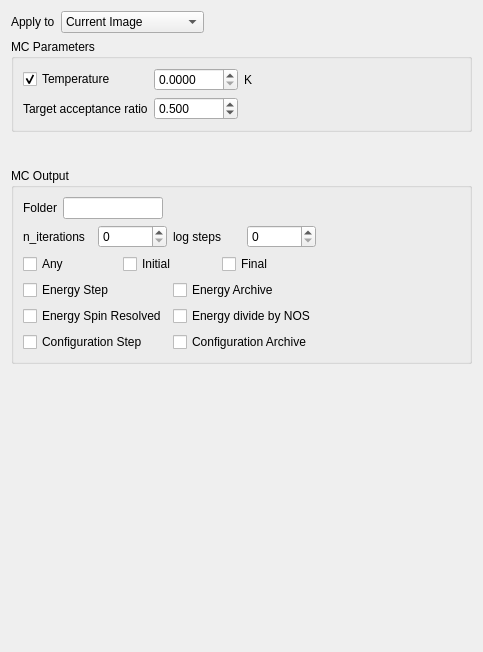
         <widget class="QWidget" name="page_4">
          <property name="geometry">
           <rect>
            <x>0</x>
            <y>0</y>
            <width>483</width>
            <height>652</height>
           </rect>
          </property>
          <property name="sizePolicy">
           <sizepolicy hsizetype="Preferred" vsizetype="Preferred">
            <horstretch>0</horstretch>
            <verstretch>0</verstretch>
           </sizepolicy>
          </property>
          <property name="minimumSize">
           <size>
            <width>0</width>
            <height>0</height>
           </size>
          </property>
          <attribute name="label">
           <string>MC</string>
          </attribute>
          <layout class="QGridLayout" name="gridLayout_3">
           <item row="13" column="0">
            <widget class="QGroupBox" name="groupBox_18">
             <property name="minimumSize">
              <size>
               <width>0</width>
               <height>0</height>
              </size>
             </property>
             <property name="title">
              <string>MC Output</string>
             </property>
             <layout class="QGridLayout" name="gridLayout_94">
              <item row="2" column="4">
               <spacer name="horizontalSpacer_51">
                <property name="orientation">
                 <enum>Qt::Horizontal</enum>
                </property>
                <property name="sizeHint" stdset="0">
                 <size>
                  <width>40</width>
                  <height>20</height>
                 </size>
                </property>
               </spacer>
              </item>
              <item row="3" column="0">
               <layout class="QGridLayout" name="gridLayout_102">
                <item row="0" column="0">
                 <widget class="QCheckBox" name="checkBox_mc_output_energy_step">
                  <property name="text">
                   <string>Energy Step</string>
                  </property>
                 </widget>
                </item>
                <item row="0" column="1">
                 <widget class="QCheckBox" name="checkBox_mc_output_energy_archive">
                  <property name="text">
                   <string>Energy Archive</string>
                  </property>
                 </widget>
                </item>
                <item row="1" column="0">
                 <widget class="QCheckBox" name="checkBox_mc_output_energy_spin_resolved">
                  <property name="text">
                   <string>Energy Spin Resolved</string>
                  </property>
                 </widget>
                </item>
                <item row="2" column="0">
                 <widget class="QCheckBox" name="checkBox_mc_output_configuration_step">
                  <property name="text">
                   <string>Configuration Step</string>
                  </property>
                 </widget>
                </item>
                <item row="1" column="1">
                 <widget class="QCheckBox" name="checkBox_mc_output_energy_divide">
                  <property name="text">
                   <string>Energy divide by NOS</string>
                  </property>
                 </widget>
                </item>
                <item row="2" column="1">
                 <widget class="QCheckBox" name="checkBox_mc_output_configuration_archive">
                  <property name="text">
                   <string>Configuration Archive</string>
                  </property>
                 </widget>
                </item>
               </layout>
              </item>
              <item row="1" column="0">
               <layout class="QGridLayout" name="gridLayout_59">
                <item row="0" column="0">
                 <widget class="QLabel" name="label_60">
                  <property name="text">
                   <string>n_iterations</string>
                  </property>
                 </widget>
                </item>
                <item row="0" column="1">
                 <widget class="QSpinBox" name="spinBox_mc_n_iterations">
                  <property name="maximum">
                   <number>999999999</number>
                  </property>
                 </widget>
                </item>
                <item row="0" column="3">
                 <widget class="QSpinBox" name="spinBox_mc_log_steps">
                  <property name="maximum">
                   <number>999999999</number>
                  </property>
                 </widget>
                </item>
                <item row="0" column="2">
                 <widget class="QLabel" name="label_48">
                  <property name="text">
                   <string>log steps</string>
                  </property>
                 </widget>
                </item>
               </layout>
              </item>
              <item row="2" column="0">
               <layout class="QGridLayout" name="gridLayout_101">
                <item row="0" column="1">
                 <widget class="QCheckBox" name="checkBox_mc_output_initial">
                  <property name="text">
                   <string>Initial</string>
                  </property>
                 </widget>
                </item>
                <item row="0" column="2">
                 <widget class="QCheckBox" name="checkBox_mc_output_final">
                  <property name="text">
                   <string>Final</string>
                  </property>
                 </widget>
                </item>
                <item row="0" column="0">
                 <widget class="QCheckBox" name="checkBox_mc_output_any">
                  <property name="text">
                   <string>Any</string>
                  </property>
                 </widget>
                </item>
               </layout>
              </item>
              <item row="0" column="0">
               <layout class="QGridLayout" name="gridLayout_181">
                <item row="0" column="0">
                 <widget class="QLabel" name="label_12">
                  <property name="text">
                   <string>Folder</string>
                  </property>
                 </widget>
                </item>
                <item row="0" column="1">
                 <widget class="QLineEdit" name="lineEdit_mc_output_folder">
                  <property name="maximumSize">
                   <size>
                    <width>100</width>
                    <height>16777215</height>
                   </size>
                  </property>
                 </widget>
                </item>
                <item row="0" column="2">
                 <spacer name="horizontalSpacer_12">
                  <property name="orientation">
                   <enum>Qt::Horizontal</enum>
                  </property>
                  <property name="sizeHint" stdset="0">
                   <size>
                    <width>40</width>
                    <height>20</height>
                   </size>
                  </property>
                 </spacer>
                </item>
               </layout>
              </item>
             </layout>
            </widget>
           </item>
           <item row="11" column="0">
            <widget class="QGroupBox" name="groupBox_9">
             <property name="minimumSize">
              <size>
               <width>0</width>
               <height>0</height>
              </size>
             </property>
             <property name="title">
              <string>MC Parameters</string>
             </property>
             <layout class="QGridLayout" name="gridLayout_55">
              <item row="0" column="0">
               <layout class="QGridLayout" name="gridLayout_69">
                <item row="0" column="1">
                 <widget class="QDoubleSpinBox" name="doubleSpinBox_mc_temperature">
                  <property name="decimals">
                   <number>4</number>
                  </property>
                  <property name="maximum">
                   <double>1000.000000000000000</double>
                  </property>
                 </widget>
                </item>
                <item row="0" column="0">
                 <widget class="QCheckBox" name="checkBox_mc_temperature">
                  <property name="text">
                   <string>Temperature</string>
                  </property>
                  <property name="checked">
                   <bool>true</bool>
                  </property>
                 </widget>
                </item>
                <item row="1" column="1">
                 <widget class="QDoubleSpinBox" name="doubleSpinBox_mc_acceptance">
                  <property name="decimals">
                   <number>3</number>
                  </property>
                  <property name="maximum">
                   <double>1.000000000000000</double>
                  </property>
                  <property name="singleStep">
                   <double>0.100000000000000</double>
                  </property>
                  <property name="value">
                   <double>0.500000000000000</double>
                  </property>
                 </widget>
                </item>
                <item row="0" column="2">
                 <widget class="QLabel" name="label_59">
                  <property name="text">
                   <string>K</string>
                  </property>
                 </widget>
                </item>
                <item row="1" column="0">
                 <widget class="QLabel" name="label_11">
                  <property name="text">
                   <string>Target acceptance ratio</string>
                  </property>
                 </widget>
                </item>
               </layout>
              </item>
              <item row="0" column="1">
               <spacer name="horizontalSpacer_45">
                <property name="orientation">
                 <enum>Qt::Horizontal</enum>
                </property>
                <property name="sizeHint" stdset="0">
                 <size>
                  <width>40</width>
                  <height>20</height>
                 </size>
                </property>
               </spacer>
              </item>
             </layout>
            </widget>
           </item>
           <item row="14" column="0">
            <spacer name="verticalSpacer_2">
             <property name="orientation">
              <enum>Qt::Vertical</enum>
             </property>
             <property name="sizeHint" stdset="0">
              <size>
               <width>20</width>
               <height>40</height>
              </size>
             </property>
            </spacer>
           </item>
           <item row="12" column="0">
            <spacer name="verticalSpacer_22">
             <property name="orientation">
              <enum>Qt::Vertical</enum>
             </property>
             <property name="sizeType">
              <enum>QSizePolicy::Fixed</enum>
             </property>
             <property name="sizeHint" stdset="0">
              <size>
               <width>20</width>
               <height>30</height>
              </size>
             </property>
            </spacer>
           </item>
           <item row="0" column="0">
            <layout class="QGridLayout" name="gridLayout_15">
             <item row="0" column="0">
              <widget class="QLabel" name="label_8">
               <property name="text">
                <string>Apply to</string>
               </property>
              </widget>
             </item>
             <item row="0" column="1">
              <widget class="QComboBox" name="comboBox_MC_ApplyTo">
               <property name="minimumSize">
                <size>
                 <width>120</width>
                 <height>0</height>
                </size>
               </property>
               <item>
                <property name="text">
                 <string>Current Image</string>
                </property>
               </item>
               <item>
                <property name="text">
                 <string>Current Image Chain</string>
                </property>
               </item>
               <item>
                <property name="text">
                 <string>All Images</string>
                </property>
               </item>
              </widget>
             </item>
             <item row="0" column="2">
              <spacer name="horizontalSpacer_9">
               <property name="orientation">
                <enum>Qt::Horizontal</enum>
               </property>
               <property name="sizeHint" stdset="0">
                <size>
                 <width>40</width>
                 <height>20</height>
                </size>
               </property>
              </spacer>
             </item>
            </layout>
           </item>
          </layout>
         </widget>
